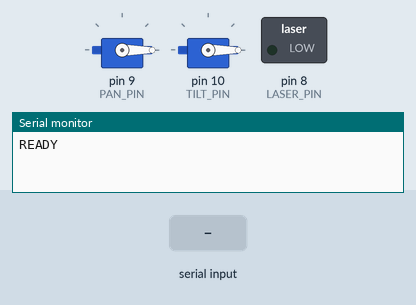
This sketch was run on a simulated Arduino Uno, built with avr-gcc and run on an emulated ATmega328P. Shown: 2 × servo, switched loads named in the sketch (green lamp = pin HIGH), the last lines printed to the serial monitor. The test bench sets the inputs (shaded band).

Above: at 2.7 s.
2.8 s: "LASER 1\n" received over Serial
At 3.4 s:
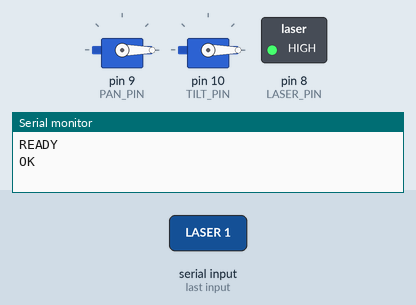
4.3 s: "LASER 0\n" received over Serial
At 5.7 s:
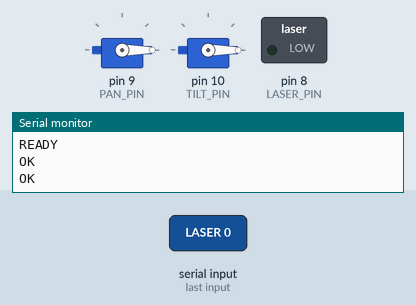
Timing chart, 0 to 7.3 s (numbered marks = the images above; inputs shaded):
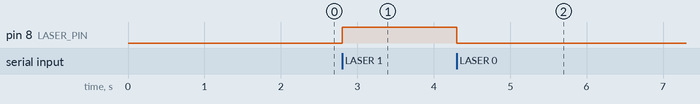

The sketch:

theia_turret.ino
```cpp
// Theia turret firmware: a command-driven pan/tilt servo turret with a laser.
// Protocol (115200 baud, one ASCII line per command, one reply line each):
//   boot            -> READY
//   PING            -> OK
//   HOME            -> OK <pan> <tilt>
//   GOTO <pan> <tilt> -> OK <pan> <tilt> | ERR <reason>   (servo degrees)
//   LASER 1|0       -> OK
//   anything else   -> ERR unknown
// See docs/turret-integration-spec.md section 3.

#include <Servo.h>
#include <stdlib.h>
#include <string.h>
#include <ctype.h>

// ---- Pins ------------------------------------------------------------------
const int PAN_PIN = 9;                // large servo
const int TILT_PIN = 10;              // micro servo
const int LASER_PIN = 8;              // found with laser_pin_finder
const bool LASER_ACTIVE_HIGH = true;

// ---- Limits and home (servo degrees; tune at the bench) ---------------------
const int PAN_MIN = 0;
const int PAN_MAX = 180;
const int TILT_MIN = 0;               // 0 = up
const int TILT_MAX = 45;              // 45 = down
const int PAN_HOME = 0;
const int TILT_HOME = 0;              // TODO bench: servo angle where the laser is level

// ---- Move timing -------------------------------------------------------------
const unsigned long PAN_MS_PER_DEG = 8;
const unsigned long TILT_MS_PER_DEG = 4;
const unsigned long MARGIN_MS = 100;

// ---- Laser safety ------------------------------------------------------------
const unsigned long LASER_MAX_ON_MS = 20000;

Servo panServo;
Servo tiltServo;
int panPos = PAN_HOME;
int tiltPos = TILT_HOME;

bool laserOn = false;
unsigned long laserOnAt = 0;

const byte LINE_MAX = 32;
char line[LINE_MAX];
byte lineLen = 0;
bool lineOverflow = false;

void setLaser(bool on) {
  digitalWrite(LASER_PIN, (on == LASER_ACTIVE_HIGH) ? HIGH : LOW);
  laserOn = on;
  if (on) {
    laserOnAt = millis();
  }
}

bool inRange(long pan, long tilt) {
  return pan >= PAN_MIN && pan <= PAN_MAX && tilt >= TILT_MIN && tilt <= TILT_MAX;
}

// Moves both servos and blocks until the estimated travel time has passed.
// Hobby servos give no position feedback, so the time is estimated from distance.
void moveTo(int pan, int tilt) {
  // Never sweep a lit laser across the room.
  setLaser(false);

  unsigned long panMs = (unsigned long)abs(pan - panPos) * PAN_MS_PER_DEG;
  unsigned long tiltMs = (unsigned long)abs(tilt - tiltPos) * TILT_MS_PER_DEG;
  panServo.write(pan);
  tiltServo.write(tilt);
  panPos = pan;
  tiltPos = tilt;
  delay(max(panMs, tiltMs) + MARGIN_MS);
}

void replyPose() {
  Serial.print(F("OK "));
  Serial.print(panPos);
  Serial.print(' ');
  Serial.println(tiltPos);
}

// Parses one integer, skipping leading spaces. Advances p past it.
bool parseLong(const char*& p, long& out) {
  while (*p == ' ') {
    p++;
  }
  char* end;
  out = strtol(p, &end, 10);
  if (end == p) {
    return false;
  }
  p = end;
  return true;
}

void handleGoto(const char* args) {
  long pan;
  long tilt;
  const char* p = args;
  if (!parseLong(p, pan) || !parseLong(p, tilt)) {
    Serial.println(F("ERR bad_args"));
    return;
  }
  while (*p == ' ') {
    p++;
  }
  if (*p != '\0') {
    Serial.println(F("ERR bad_args"));
    return;
  }
  if (!inRange(pan, tilt)) {
    Serial.println(F("ERR out_of_range"));
    return;
  }
  moveTo((int)pan, (int)tilt);
  replyPose();
}

void handleLine(char* cmd) {
  for (char* c = cmd; *c; c++) {
    *c = toupper(*c);
  }

  if (strcmp(cmd, "PING") == 0) {
    Serial.println(F("OK"));
  } else if (strcmp(cmd, "HOME") == 0) {
    moveTo(PAN_HOME, TILT_HOME);
    replyPose();
  } else if (strncmp(cmd, "GOTO ", 5) == 0) {
    handleGoto(cmd + 5);
  } else if (strcmp(cmd, "LASER 1") == 0) {
    setLaser(true);
    Serial.println(F("OK"));
  } else if (strcmp(cmd, "LASER 0") == 0) {
    setLaser(false);
    Serial.println(F("OK"));
  } else {
    Serial.println(F("ERR unknown"));
  }
}

// Non-blocking line reader. Ignores '\r' so "\r\n" line endings work too.
void readSerial() {
  while (Serial.available() > 0) {
    char c = (char)Serial.read();
    if (c == '\r') {
      continue;
    }
    if (c == '\n') {
      if (lineOverflow) {
        Serial.println(F("ERR too_long"));
      } else if (lineLen > 0) {
        line[lineLen] = '\0';
        handleLine(line);
      }
      lineLen = 0;
      lineOverflow = false;
    } else if (lineLen < LINE_MAX - 1) {
      line[lineLen++] = c;
    } else {
      lineOverflow = true;
    }
  }
}

void setup() {
  // Laser off before anything else: the board resets whenever the port opens.
  digitalWrite(LASER_PIN, LASER_ACTIVE_HIGH ? LOW : HIGH);
  pinMode(LASER_PIN, OUTPUT);
  setLaser(false);

  Serial.begin(115200);

  // Writing before attach makes the first pulse go to home instead of 90.
  panServo.write(PAN_HOME);
  tiltServo.write(TILT_HOME);
  panServo.attach(PAN_PIN);
  tiltServo.attach(TILT_PIN);

  // Starting position is unknown, so wait for a worst-case full sweep.
  delay((PAN_MAX - PAN_MIN) * PAN_MS_PER_DEG + MARGIN_MS);

  Serial.println(F("READY"));
}

void loop() {
  readSerial();

  if (laserOn && millis() - laserOnAt >= LASER_MAX_ON_MS) {
    setLaser(false);
  }
}
```

Measured:
- after the input at 2.8 s, pin 8 (LASER_PIN): LOW → HIGH at once
- after the input at 4.3 s, pin 8 (LASER_PIN): HIGH → LOW at once
